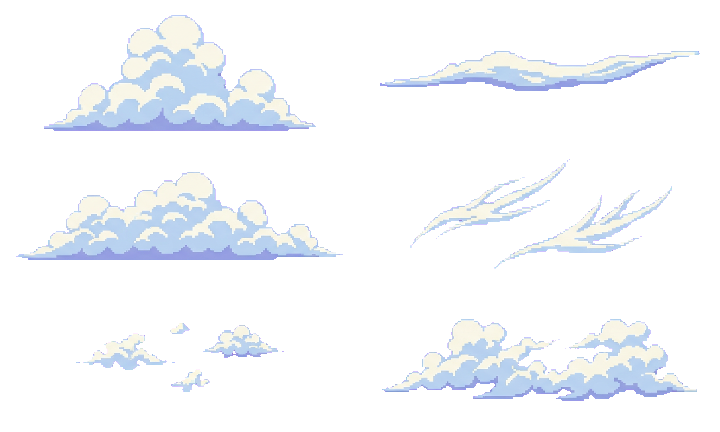
#> input picture source/exterieurs/nuages_six_formes.png, 720 x 432 px
$ python prepare_nuages.py
#> lines starting #> are read from the running program, lines starting #| are printed output that depends on the picture; after the words box and inside, x2 and y2 are one past the last pixel; in counts of white or black regions, pixels touching at a corner belong together
"""Six silhouettes générées, placement natif et palette maîtrisée, sans nouveau dessin."""
from pathlib import Path
from PIL import Image
import numpy as np

R = Path(__file__).resolve().parents[1]
BOXES = [(193, 18, 66, 38), (29, 39, 121, 20), (332, 73, 124, 39),
         (271, 27, 83, 22), (81, 91, 73, 23), (189, 80, 95, 25)]


def prepare():
    sheet = Image.open(R / 'source/exterieurs/nuages_six_formes.png').convert('RGBA')
#> sheet is the input picture: PIL image 720x432 RGBA; mean R, G, B, A 40.2, 42.4, 45.4, 49.4
    assert sheet.size == (720, 432)
    out = Image.new('RGBA', (480, 408))
#> out: PIL image 480x408 RGBA; every value is 0
    for i, (x, y, w, h) in enumerate(BOXES):
        tile = sheet.crop(((i % 2)*360, (i//2)*144, (i % 2+1)*360, (i//2+1)*144))
        tile = tile.crop(tile.getbbox()).resize((w, h), Image.Resampling.NEAREST)
        out.alpha_composite(tile, (x, y))
#> this loop made 6 passes
#> pass 1, in prepare, `tile = sheet.crop(((i % 2)*360, (i//2)*144, (i % 2+1)*360, (i//2+1)*14..`:
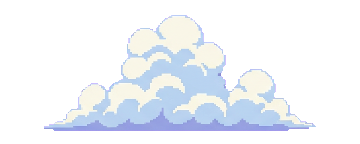
#> tile: PIL image 360x144 RGBA; mean R, G, B, A 64.8, 68.4, 73.3, 79.7; transparent parts drawn white
#> pass 1, in prepare, `tile = tile.crop(tile.getbbox()).resize((w, h), Image.Resampling.NEARE..`:
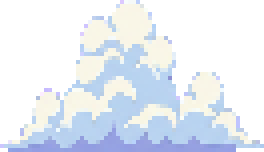
#> tile: PIL image 66x38 RGBA (shown 4 times larger); mean R, G, B, A 106.4, 112.6, 120.6, 131.1; transparent parts drawn white
#> pass 2, in prepare, `tile = sheet.crop(((i % 2)*360, (i//2)*144, (i % 2+1)*360, (i//2+1)*14..`:
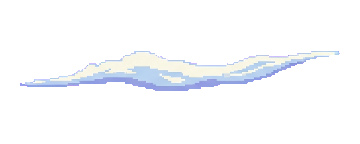
#> tile: PIL image 360x144 RGBA; mean R, G, B, A 24.1, 25.3, 27.5, 30.1; transparent parts drawn white
#> after the loop:
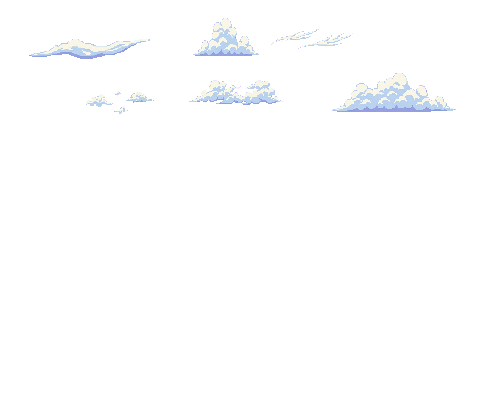
#> out: PIL image 480x408 RGBA; mean R, G, B, A 7.4, 7.8, 8.4, 9.2; transparent parts drawn white
#> after the loop:
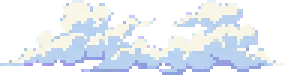
#> tile: PIL image 95x25 RGBA (shown 3 times larger); mean R, G, B, A 110.2, 116.4, 124.4, 135.3; transparent parts drawn white
    # Une palette de 96 tons suffit pour six nuages et évite des milliers de
    # couleurs quasi identiques dans les 480/504 cels de déplacement.
    alpha = out.getchannel('A')
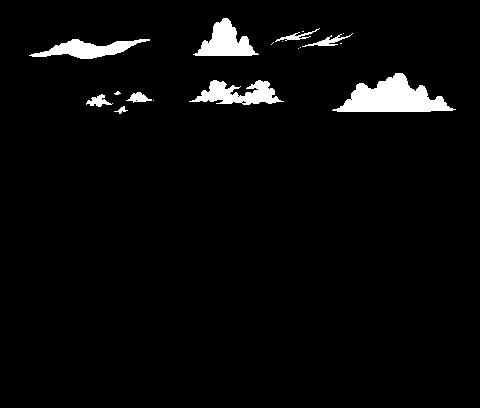
#> alpha: PIL image 480x408 L; 3.6% white; 18 white regions (9 under 20 px), largest, box (x1, y1, x2, y2) and area: (332, 73, 456, 112) 2608, (193, 18, 259, 56) 1289, (189, 80, 284, 105) 1260
    reduced = out.convert('RGB').quantize(colors=96, dither=Image.Dither.NONE).convert('RGBA')
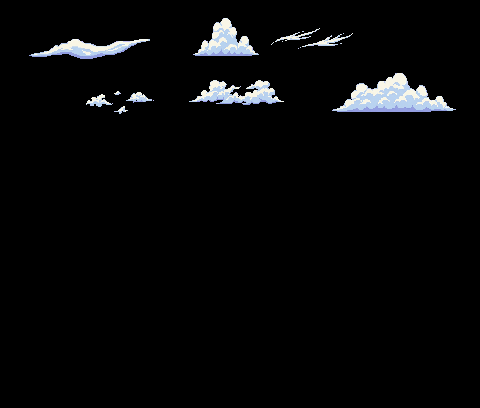
#> reduced: PIL image 480x408 RGBA; mean R, G, B, A 7.4, 7.8, 8.4, 255
    reduced.putalpha(alpha)
    a = np.array(reduced)
    a[a[:, :, 3] == 0] = 0
    assert not a[:, [0, -1], 3].any()
    Image.fromarray(a).save(R / 'source/falaise/nuages_native.png', optimize=True)
    print('Six familles de nuages, palette 96 tons, transparence et positions conservées.')


if __name__ == '__main__':
    prepare()
